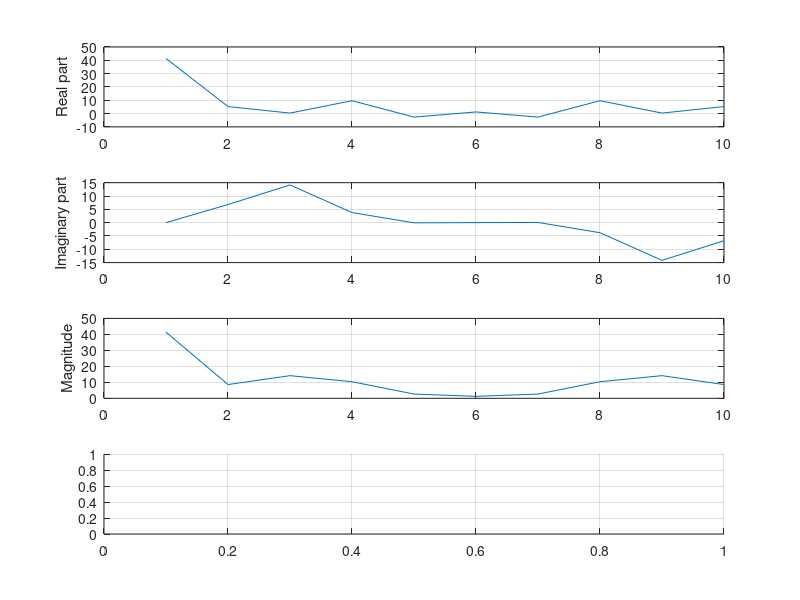

Write MATLAB code to recreate this figure. (Note: this script raises an error after producing the figure.)
%%%%%%%%%%%%%%%%%%%%%%%%%%%%%%%%%%%%%%%%%%%%%%%%%%%%%%%%%%%%%%%%%%%%%
%
% Tyler Rose
% ECE -- Signals and Systems
%
% Project Description:
% 
% Generate 1D and 2D random signals, calculate the Fourier Transform
% of the generated signals, plot the real and imaginary parts,
% as well as the phases and magnitudes, and then alter the real
% and imaginary parts. Repeat the process for inverse F.T. as well.
%
%%%%%%%%%%%%%%%%%%%%%%%%%%%%%%%%%%%%%%%%%%%%%%%%%%%%%%%%%%%%%%%%%%%%%


% 1-Dimensional signals
close all
 
% Define random vector (1x10)
randomVector_1=rand(1,10).*10;
 
% Define random variable X_0
X_0 = length(randomVector_1);
 
% Equation for Fourier Transform
for k = 1:X_0
    randomVar(k) = 0;
    for n = 1:X_0
        randomVar(k) = randomVar(k) + randomVector_1(n).*exp(((-1j).*2.*pi/X_0).*(n-1).*(k-1));
    end
end

% Creating the plot
figure
subplot(4,1,1)
plot(real(randomVar))
grid on
ylabel('Real part')
subplot(4,1,2)
plot(imag(randomVar))
grid on
ylabel('Imaginary part')
subplot(4,1,3)
plot(abs(randomVar))
grid on
ylabel('Magnitude')
subplot(4,1,4)
grid on
plot(angle_0(randomVar))
ylabel('Phase')
grid on
 
% Double real value, half imaginary value
X_2 = 2.*real(randomVar) + 0.5.*imag(randomVar);
X_3 = length(X_2); 

% Equation for Inverse Fourier Transform
for n=1:X_3
    X_2(n) = 0;
   for k = 1:X_3
      X_2(n) = X_2(n) + ((1/X_3)*(X_2(k)*exp(((1i)*2*pi/X_3)*(k-1)*(n-1)))); 
   end
end
 
figure
stem(real(X_2));
 
% Random Bias of phase
angle_0 = angle_0(X1) + rand(1,length(X1));
magnitude_1 = abs(X1);
X_4 = magnitude_1.*cos(angle_0)+1i.*magnitude_1.*sin(angle_0);
X_5 = length(X_4);
X_6 = zeros(1,length(X_4));
 
% IDTF
for n = 1:X_5
   for k = 1:X_5
      X_6(n) = X_6(n) + ((1/X_5)*(X_4(k)*exp(((1i)*2*pi/X_5)*(k-1)*(n-1)))); 
   end
end
 
figure
stem(real(X_6));
 
 

% 2-Dimensional signals
 
% Define Random Vector (10x10)
randomVector_2=rand(10,10).*10;
X_7 = 10;
 
% Equation for Fourier Transform
for k = 1:10
    X_8(k,k1) = 0;
    for k1 = 1:10
        % rows
        for n = 1:10
            % columns
            for o = 1:10 
                  X_8(k,k1) = X_8(k,k1) + randomVector_2(n,o).*exp(((-1j).*2.*pi *((((n-1)*(k-1))/X_7) + (((o-1)*(k1-1))/X_7))));
            end
        end
    end
end
 
% Creating the plot
figure
subplot(4,2,1)
plot(real(X_8))
grid on
ylabel('Real Value')
subplot(4,2,2)
X4_real_Pcolor = pcolor(real(X_8));
X4_real_Pcolor.FaceColor = 'interp';
title('Pcolor Plot')
grid on
ylabel('Real part')
subplot(4,2,3)
plot(imag(X_8))
grid on
ylabel('Imaginary Value')
subplot(4,2,4)
X4_imag_Pcolor = pcolor(imag(X_8));
X4_imag_Pcolor.FaceColor = 'interp';
title('Pcolor Plot')
grid on
ylabel('Imaginary Value')
subplot(4,2,5)
plot(abs(X_8))
grid on
ylabel('Magnitude')
subplot(4,2,6)
X4_abs_Pcolor = pcolor(abs(X_8));
X4_abs_Pcolor.FaceColor = 'interp';
title('Pcolor Plot')
grid on
ylabel('Magnitude')
subplot(4,2,7)
grid on
plot(angle_0(X_8))
ylabel('Phase')
subplot(4,2,8)
grid on
X4_angle_Pcolor = pcolor(angle_0(X_8));
X4_angle_Pcolor.FaceColor = 'interp';
title('Pcolor Plot')
grid on
ylabel('Phase')
grid on
 
% Double real value, half imaginary value
X_9 = 2 .* real(X_8) + 0.5 .* imag(X_8);
X_10 = 10;
 
% Equation for Inverse Fourier Transform
for n = 1:10
    for o = 1:10
        X_11(n,o) = 0;
        for k = 1:10
            for k1 = 1:10
                  X_11(n,o) = X_11(n,o) + (1 ./ X_10) *(X_9(k,k1).*exp(((1j).*2.*pi *((((n-1)*(k-1))/X_10)+ (((o-1)*(k1-1))/X_10)))));
            end
        end
    end
end
 
figure(5);
hold on;
subplot(1,2,1)
stem(real(X_11));
title('INVERSE DFT');
subplot(1,2,2)
x5_pcolor = pcolor(real(X_11));
x5_pcolor.FaceColor = 'interp';
title('Pcolor Plot')
hold off;
 
% Random Bias of phase
angle_2 = angle_0(X_8)+rand(1,length(X_8));
magnitude_2 = abs(X_8);
X_12 = magnitude_2.*cos(angle_2) + 1j.*magnitude_2.*sin(angle_2);
X_13 = 10;
 
 
% IDTF
for n = 1:10
    for o = 1:10
        X_14(n,o) = 0;
        for k = 1:10
            for k1 = 1:10
                  X_14(n,o) = X_14(n,o) + (1 ./ X_13) *(X_12(k,k1).*exp(((1j).*2.*pi *((((n-1)*(k-1))/X_13)+ (((o-1)*(k1-1))/X_13)))));
            end
        end
    end
end
 
% Plot
figure(6);
hold on;
subplot(1,2,1);
stem(real(X_14));
title('IDFT');
subplot(1,2,2)
x6_pcolor = pcolor(real(X_14));
x6_pcolor.FaceColor = 'interp';
title('Pcolor Plot')
 
hold off;
